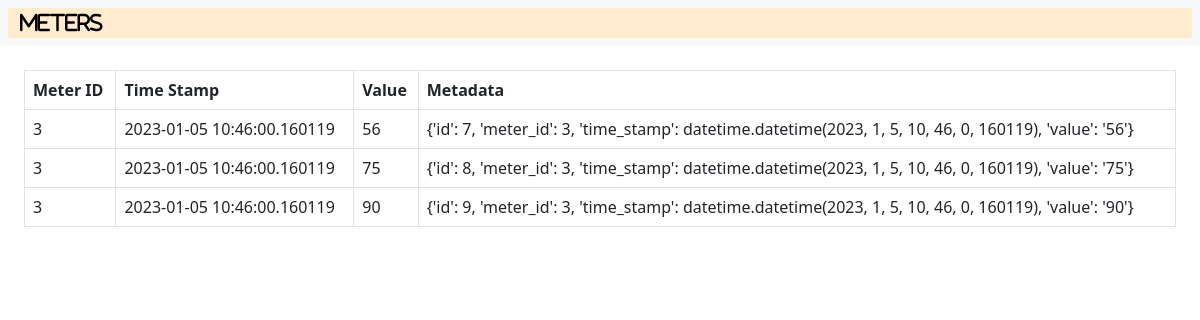
/api/meters/3/render_meter_data, run on the app's committed database.
### models.py (models this page shows, shortened)
class Meter_Data(db.Model):
    id = db.Column(db.Integer, primary_key=True)
    meter_id = db.Column(db.Integer, db.ForeignKey('meter.id'), nullable=False)
    time_stamp = db.Column(db.DateTime, nullable=False, default=datetime.utcnow())
    value = db.Column(db.Text, nullable=False)

### app.py (the view)
@app.route('/api/meters/<int:id>/render_meter_data')
def get_meter_data(id):
    meter = Meter.query.get(id)
    if meter:
        meter_data = Meter_Data.query.filter_by(meter_id=id).all()
        output_data = []
        for mdata in meter_data:
            output = {}
            output['id'] = mdata.id
            output['meter_id'] = mdata.meter_id
            output['time_stamp'] = mdata.time_stamp
            output['value'] = mdata.value
            output_data.append(output)
        return render_template('meter_data.html', meterData = output_data)
    return jsonify({'message': 'Meter data not found'})

### templates/meter_data.html (shortened to what this page needs)
{% extends 'base.html' %}
{% block content %}
  <div class="mx-4 mt-4">
    <table class="table table-bordered">
      <thead>
        <tr>
          <th scope="col">Meter ID</th>
          <th scope="col">Time Stamp</th>
          <th scope="col">Value</th>
          <th scope="col">Metadata</th>
        </tr>
      </thead>
      <tbody>
        {% for meter in meterData %}
          <tr>
            <td>{{ meter.meter_id }}</td>
            <td>{{ meter.time_stamp }}</td>
            <td>{{ meter.value }}</td>
            <td>{{ meter }}</td>
          </tr>
        {% endfor %}
      </tbody>
    </table>
  </div>
{% endblock %}

### data on the page
Meter_Data: meter_id "3", time_stamp "2023-01-05 10:46:00.160119", value "56", meter "{'id': 7, 'meter_id': 3, 'time_stamp': datetime.datetime(2023, 1, 5, 10, 46, 0, 160119), 'value': '56'}"
Meter_Data: meter_id "3", time_stamp "2023-01-05 10:46:00.160119", value "75", meter "{'id': 8, 'meter_id': 3, 'time_stamp': datetime.datetime(2023, 1, 5, 10, 46, 0, 160119), 'value': '75'}"
Meter_Data: meter_id "3", time_stamp "2023-01-05 10:46:00.160119", value "90", meter "{'id': 9, 'meter_id': 3, 'time_stamp': datetime.datetime(2023, 1, 5, 10, 46, 0, 160119), 'value': '90'}"
